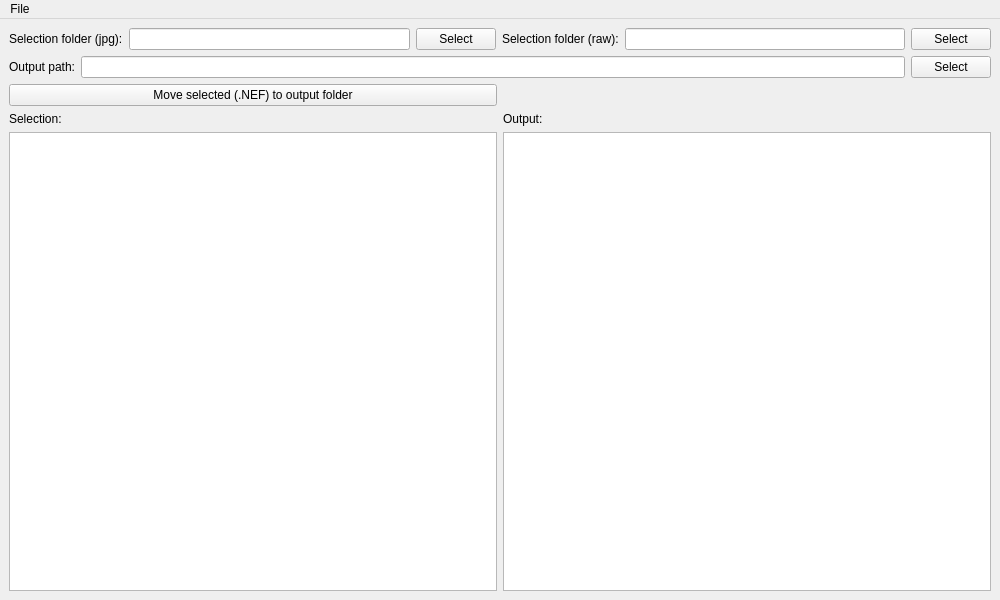
<?xml version="1.0" encoding="UTF-8"?>
<ui version="4.0">
 <class>main_window</class>
 <widget class="QMainWindow" name="main_window">
  <property name="geometry">
   <rect>
    <x>0</x>
    <y>0</y>
    <width>1000</width>
    <height>600</height>
   </rect>
  </property>
  <property name="windowTitle">
   <string>MainWindow</string>
  </property>
  <widget class="QWidget" name="central_widget">
   <layout class="QGridLayout" name="gridLayout">
    <item row="0" column="1">
     <layout class="QHBoxLayout" name="select_selection_path_layout">
      <item>
       <widget class="QLabel" name="label_selection_path">
        <property name="text">
         <string>Selection folder (jpg):</string>
        </property>
       </widget>
      </item>
      <item>
       <widget class="QLineEdit" name="edit_selection_path"/>
      </item>
      <item>
       <widget class="QPushButton" name="select_selection_path_button">
        <property name="text">
         <string>Select</string>
        </property>
       </widget>
      </item>
      <item>
       <widget class="QLabel" name="label_raw_path">
        <property name="text">
         <string>Selection folder (raw):</string>
        </property>
       </widget>
      </item>
      <item>
       <widget class="QLineEdit" name="edit_raw_path"/>
      </item>
      <item>
       <widget class="QPushButton" name="select_raw_path_button">
        <property name="text">
         <string>Select</string>
        </property>
       </widget>
      </item>
     </layout>
    </item>
    <item row="2" column="1">
     <layout class="QGridLayout" name="gridLayout_2">
      <item row="5" column="0">
       <widget class="QListWidget" name="selection_list"/>
      </item>
      <item row="4" column="0">
       <widget class="QLabel" name="label_selection">
        <property name="text">
         <string>Selection:</string>
        </property>
       </widget>
      </item>
      <item row="5" column="1">
       <widget class="QListWidget" name="output_list"/>
      </item>
      <item row="4" column="1">
       <widget class="QLabel" name="label_output">
        <property name="text">
         <string>Output:</string>
        </property>
       </widget>
      </item>
      <item row="3" column="0">
       <widget class="QPushButton" name="move_selection_button">
        <property name="text">
         <string>Move selected (.NEF) to output folder</string>
        </property>
       </widget>
      </item>
     </layout>
    </item>
    <item row="1" column="1">
     <layout class="QHBoxLayout" name="select_output_path_layout">
      <item>
       <widget class="QLabel" name="label_output_path">
        <property name="text">
         <string>Output path:</string>
        </property>
       </widget>
      </item>
      <item>
       <widget class="QLineEdit" name="edit_output_path"/>
      </item>
      <item>
       <widget class="QPushButton" name="select_output_path_button">
        <property name="text">
         <string>Select</string>
        </property>
       </widget>
      </item>
     </layout>
    </item>
   </layout>
  </widget>
  <widget class="QMenuBar" name="menu_bar">
   <property name="geometry">
    <rect>
     <x>0</x>
     <y>0</y>
     <width>1000</width>
     <height>21</height>
    </rect>
   </property>
   <widget class="QMenu" name="menu_file">
    <property name="title">
     <string>File</string>
    </property>
    <addaction name="menu_action_settings"/>
    <addaction name="menu_action_exit"/>
   </widget>
   <addaction name="menu_file"/>
  </widget>
  <action name="menu_action_settings">
   <property name="text">
    <string>Settings</string>
   </property>
   <property name="statusTip">
    <string>Application settings</string>
   </property>
  </action>
  <action name="menu_action_exit">
   <property name="text">
    <string>Exit</string>
   </property>
   <property name="statusTip">
    <string>Exit application</string>
   </property>
   <property name="shortcut">
    <string>Ctrl+Q</string>
   </property>
  </action>
 </widget>
 <resources/>
 <connections/>
</ui>
